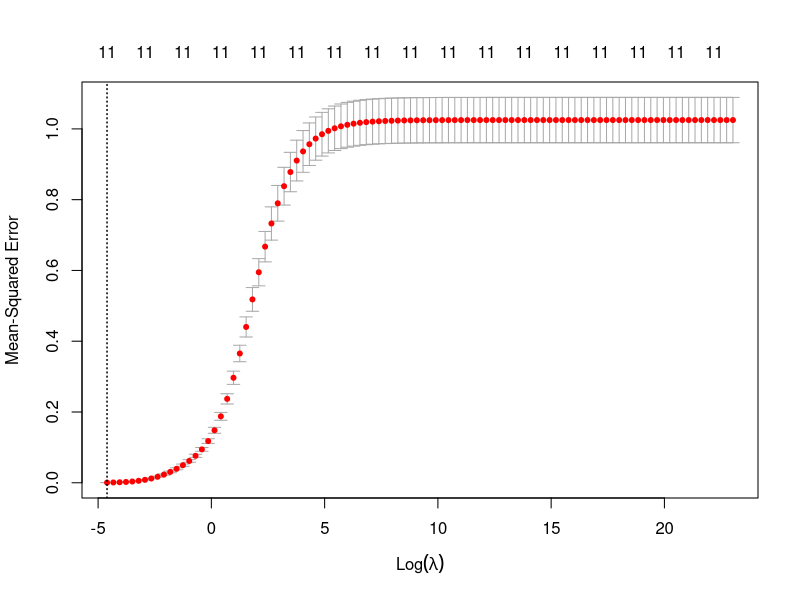

The R script that drew this image:
# ################################################
# Ridge Regression Analysis
# ################################################
# libraries
library('glmnet')
library('methods')

# import data
credit <- read.csv('data/Processed_Credit.csv')
train <- read.csv('data/train.csv')
test <- read.csv('data/test.csv')

credit <- as.matrix(credit[,-1])
train <- as.matrix(train[,-1])
test <- as.matrix(test[,-1])
# ************************************************
# Ridge
# ************************************************
sink('data/ridge-output.txt')

grid <- 10^seq(-2, 10, length = 100)

# basic model
ridge.mod = glmnet(train, train[, "Balance"], alpha = 0, lambda = grid, intercept = FALSE, standardize = FALSE)

# Cross Validation Ridge Model on Train
set.seed(50)
cv.ridge.train <- cv.glmnet(train, as.matrix(train[, "Balance"]),  intercept = FALSE, standardize = FALSE, alpha = 0, lambda = grid)

# Plot Cross Validation Errors
png('images/ridge-cross-valid-errors.png')
plot(cv.ridge.train)
dev.off()

# Select Best Model
bestlam = cv.ridge.train$lambda.min
bestlam

# Find lowest cross-validation error
ridge.pred <- predict(ridge.mod, s = bestlam, newx = test)
ridge.pred

# Mean Squared Error
ridge.mse <- mean((ridge.pred - test[,"Balance"])^2)
ridge.mse

# fit ridge to full dataset
ridge.model.full <- glmnet(credit[,-12], as.matrix(credit[, "Balance"]),  intercept = FALSE,
                standardize = FALSE, alpha = 1,lambda = grid)
ridge.coef = predict(ridge.model.full, type = "coefficients", s = bestlam)[0:12,]
ridge.coef

sink(NULL)

save(bestlam, ridge.model.full, ridge.coef, ridge.mse,
     file = "data/ridge-objects.RData")
